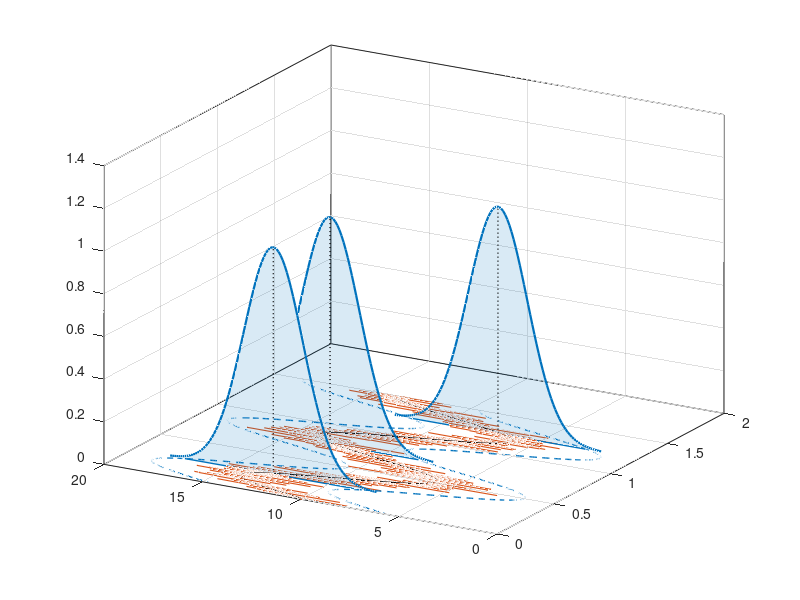

The MATLAB source for this figure: (Note: this script raises an error after producing the figure.)
clc; clear all; close all;

% 1. Parâmetros da Simulação
fs = 500;                 % Frequência de amostragem (Hz)
t = 0 : 1/fs : 1.5 - 1/fs; % Vetor de tempo (1.5 segundos)
N = length(t);

% Média do processo estocástico (variante no tempo)
mu = 10 + 4 * sin(2 * pi * 1.5 * t);

% Desvio padrão constante do ruído
sigma = 1.5;

% Geração de uma Realização do Processo Estocástico
rng(23);                  % Semente para reprodutibilidade
w = sigma * randn(size(t));
x = mu + w;

% Limites de 3-sigma
upper_bound = mu + 3 * sigma;
lower_bound = mu - 3 * sigma;

% Instantes específicos para colocar as Gaussianas no eixo Z
t_instantes = [0.25, 0.75, 1.25];

% 2. Plotagem em 3D
fig = figure('Position', [100, 100, 900, 550]);
hold on;

% Realização ruidosa no plano Z = 0
plot3(t, x, zeros(size(t)), 'Color', [0.8500, 0.3250, 0.0980], 'LineWidth', 0.8);

% Média real no plano Z = 0
plot3(t, mu, zeros(size(t)), 'k', 'LineWidth', 2.0);

% Limites de 3-sigma no plano Z = 0
plot3(t, upper_bound, zeros(size(t)), 'Color', [0.0, 0.4470, 0.7410], 'LineStyle', '--', 'LineWidth', 1.0);
plot3(t, lower_bound, zeros(size(t)), 'Color', [0.0, 0.4470, 0.7410], 'LineStyle', '--', 'LineWidth', 1.0);

% Adicionar as Gaussianas 3D transversais (no plano X = t_i)
for i = 1:length(t_instantes)
    ti = t_instantes(i);
    [~, idx] = min(abs(t - ti)); % Índice temporal mais próximo
    mu_i = mu(idx);
    
    % Grade de amplitude em torno de mu_i para desenhar a PDF
    y_grid = linspace(mu_i - 3.5 * sigma, mu_i + 3.5 * sigma, 100);
    
    % Função Densidade de Probabilidade Gaussiana
    z_pdf = (1 / (sqrt(2 * pi) * sigma)) * exp(-(y_grid - mu_i).^2 / (2 * sigma^2));
    
    % Escalar a PDF para melhor visualização tridimensional
    scale_factor = 4.0;
    z_plot = z_pdf * scale_factor;
    
    % Vetor de tempo constante para a posição X
    x_const = ti * ones(size(y_grid));
    
    % Preenchimento transparente sob a Gaussiana
    fill3(x_const, y_grid, z_plot, [0.0, 0.4470, 0.7410], 'FaceAlpha', 0.15, 'EdgeColor', 'none');
    
    % Linha de contorno da Gaussiana
    plot3(x_const, y_grid, z_plot, 'Color', [0.0, 0.4470, 0.7410], 'LineWidth', 1.6);
    
    % Linhas auxiliares de projeção ligando o pico à média
    plot3([ti, ti], [mu_i, mu_i], [0, max(z_plot)], 'k:', 'LineWidth', 1.0);
    plot3([ti, ti], [mu_i - 3*sigma, mu_i + 3*sigma], [0, 0], 'Color', [0, 0.4470, 0.7410], 'LineWidth', 1.0);
end

% Ajustar a visualização e rotação 3D
view(-60, 25);
grid on;
box on;
ax = gca;
ax.GridLineStyle = ':';
ax.GridAlpha = 0.5;
ax.FontSize = 10;

% Títulos e Rótulos dos Eixos
title('Distribuição de Probabilidade Gaussiana ao longo do Processo Estocástico', 'FontSize', 11, 'FontWeight', 'bold', 'FontName', 'Arial');
xlabel('Tempo (s)', 'FontSize', 10, 'FontWeight', 'bold', 'FontName', 'Arial');
ylabel('Amplitude (Processo)', 'FontSize', 10, 'FontWeight', 'bold', 'FontName', 'Arial');
zlabel('Densidade de Probabilidade p(x)', 'FontSize', 10, 'FontWeight', 'bold', 'FontName', 'Arial');

% Ajustes de Limites dos Eixos
xlim([0, 1.5]);
ylim([2, 18]);
zlim([0, 1.2]);

% Legenda explicativa
legend({'Realização Ruidosa x(t)', 'Média Real \mu(t)', 'Limites \pm3\sigma', 'PDF Gaussiana p(x|t)'}, ...
    'Location', 'northeast', 'FontSize', 9);

exportgraphics(fig, '../../images/aula10_processo_estocastico_3d.png', 'Resolution', 200);
close(fig);
disp('Gráfico 3D do processo estocástico com Gaussianas gerado com sucesso!');
